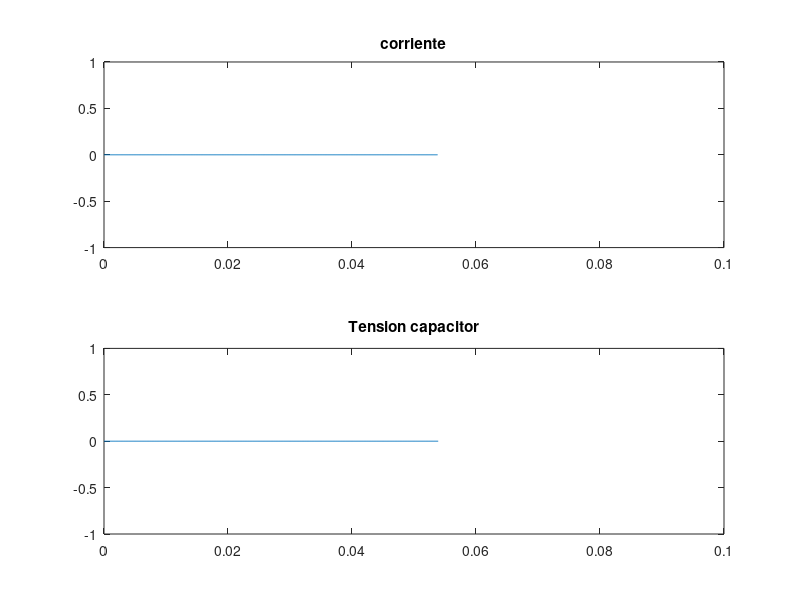

Recreate this plot in MATLAB.
pkg load control signal;
clc; clear all; close all;

%Variables de utilidad
h=0.0001;
tiempo=(0.1/h);
t=0:h:(tiempo*h);
i=1;

%componentes
R=47;
L=1e-3;
C=100e-6;
Ve=12;
I(1)=0;%X1
V_c(1)=0;%X2

%matrices del espacio de estados (ss)
A=[-R/L -1/L; 1/C 0]
B=[1/L; 0]
Ct=[R 0]
D=[0]
X=[0 ; 0];
u(1)=0;
Sistema=ss(A,B,Ct,D);

while(i<(tiempo+1))
  u(i)=Ve;
  I(i)=X(1);V_c(i)=X(2);
  X_P=A*X+B*u(i);%X punto
  X=X+h*X_P;%Esto es el cálculo de la integral como sumatoria
  i=i+1;

end

I(i)=X(1);V_c(i)=X(2);

subplot(2,1,1) ;plot(t,(I/max(I))); title("corriente");
subplot(2,1,2) ;plot(t,V_c/max(V_c)); title("Tension capacitor");

